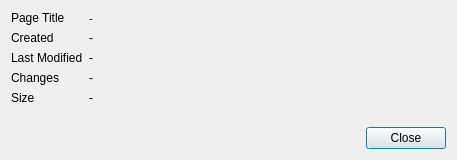
<?xml version="1.0" encoding="UTF-8"?>
<ui version="4.0">
 <class>CPageInfoDlg</class>
 <widget class="QDialog" name="CPageInfoDlg">
  <property name="geometry">
   <rect>
    <x>0</x>
    <y>0</y>
    <width>457</width>
    <height>160</height>
   </rect>
  </property>
  <property name="windowTitle">
   <string>Page Information</string>
  </property>
  <layout class="QVBoxLayout" name="verticalLayout">
   <item>
    <layout class="QFormLayout" name="formLayout">
     <item row="0" column="0">
      <widget class="QLabel" name="label">
       <property name="text">
        <string>Page Title</string>
       </property>
      </widget>
     </item>
     <item row="0" column="1">
      <widget class="QLabel" name="pageTitleLabel">
       <property name="font">
        <font>
         <pointsize>8</pointsize>
        </font>
       </property>
       <property name="text">
        <string>-</string>
       </property>
      </widget>
     </item>
     <item row="1" column="0">
      <widget class="QLabel" name="label_2">
       <property name="text">
        <string>Created</string>
       </property>
      </widget>
     </item>
     <item row="1" column="1">
      <widget class="QLabel" name="createdLabel">
       <property name="text">
        <string>-</string>
       </property>
      </widget>
     </item>
     <item row="2" column="0">
      <widget class="QLabel" name="label_3">
       <property name="text">
        <string>Last Modified</string>
       </property>
      </widget>
     </item>
     <item row="2" column="1">
      <widget class="QLabel" name="modifiedLabel">
       <property name="text">
        <string>-</string>
       </property>
      </widget>
     </item>
     <item row="3" column="0">
      <widget class="QLabel" name="label_4">
       <property name="text">
        <string>Changes</string>
       </property>
      </widget>
     </item>
     <item row="3" column="1">
      <widget class="QLabel" name="numChangesLabel">
       <property name="text">
        <string>-</string>
       </property>
      </widget>
     </item>
     <item row="4" column="0">
      <widget class="QLabel" name="label_5">
       <property name="text">
        <string>Size</string>
       </property>
      </widget>
     </item>
     <item row="4" column="1">
      <widget class="QLabel" name="sizeLabel">
       <property name="text">
        <string>-</string>
       </property>
      </widget>
     </item>
    </layout>
   </item>
   <item>
    <spacer name="verticalSpacer">
     <property name="orientation">
      <enum>Qt::Vertical</enum>
     </property>
     <property name="sizeHint" stdset="0">
      <size>
       <width>20</width>
       <height>13</height>
      </size>
     </property>
    </spacer>
   </item>
   <item>
    <widget class="QDialogButtonBox" name="buttonBox">
     <property name="standardButtons">
      <set>QDialogButtonBox::Close</set>
     </property>
    </widget>
   </item>
  </layout>
 </widget>
 <layoutdefault spacing="6" margin="11"/>
 <resources/>
 <connections>
  <connection>
   <sender>buttonBox</sender>
   <signal>rejected()</signal>
   <receiver>CPageInfoDlg</receiver>
   <slot>accept()</slot>
   <hints>
    <hint type="sourcelabel">
     <x>228</x>
     <y>139</y>
    </hint>
    <hint type="destinationlabel">
     <x>228</x>
     <y>79</y>
    </hint>
   </hints>
  </connection>
 </connections>
</ui>
